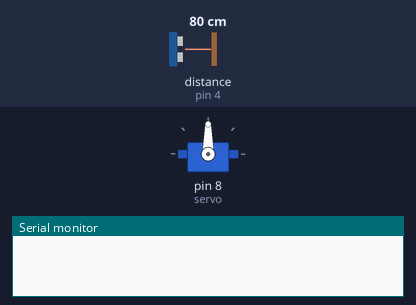
A sketch run on a simulated Arduino Uno, built with avr-gcc and run on an emulated ATmega328P. Parts: servo, the last lines printed to the serial monitor. Inputs (shaded band) come from the test bench; at power-on: distance to the obstacle (sensor on pin 4) 80 cm.

Above: at 1.2 s.
1.3 s: distance to the obstacle (sensor on pin 4) set to 64 cm
4.3 s: distance to the obstacle (sensor on pin 4) set to 56 cm
At 7.0 s:
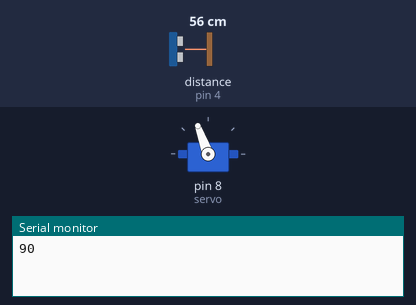
7.3 s: distance to the obstacle (sensor on pin 4) set to 60 cm
At 8.8 s:
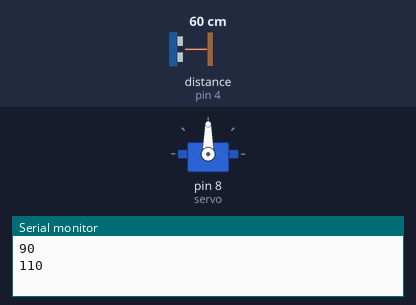
9.8 s: distance to the obstacle (sensor on pin 4) set to 2 cm
At 14.7 s:
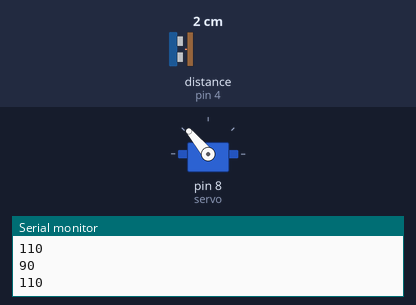
Timing chart, 0 to 19.3 s (numbered marks = the images above; inputs shaded):
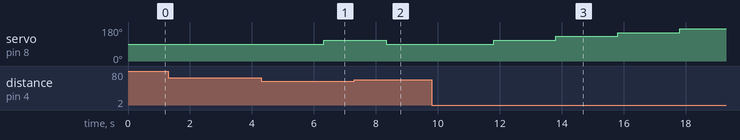

The sketch:

servo_ultra.ino
```cpp
#include <NewPing.h>
NewPing sonar_2 (2,4);
#include<Servo.h>
Servo servo;
int i=90;
void setup() {
  servo.attach(8);
Serial.begin(9600);
servo.write(i);
}

void loop() {

  if (( sonar_2.ping_cm()> 0) && (sonar_2.ping_cm()<60)){

     while ( (i<=170) && ( ( sonar_2.ping_cm()>0) && (sonar_2.ping_cm()<60))){
     servo.write (i);


    delay(2000);
      Serial.println(i);
       i=i+20 ;
  }

  servo.write (90);
  i=90 ;

  }

  }
```

Measured:
- the behaviour switches between 59 and 58 cm on distance to the obstacle (sensor on pin 4) (found by bisection; images 0 and 1)
- after the input at 1.3 s, every drawn part: stays the same
- after the input at 4.3 s, servo on pin 8 (servo): 90° → 110° after 2.0 s
- after the input at 7.3 s, servo on pin 8 (servo): 110° → 90° after 1.0 s
- after the input at 9.8 s, servo on pin 8 (servo): 90° → 110° after 2.0 s, → 130° 2.0 s later, → 150° 2.0 s later, → 170° 2.0 s later
